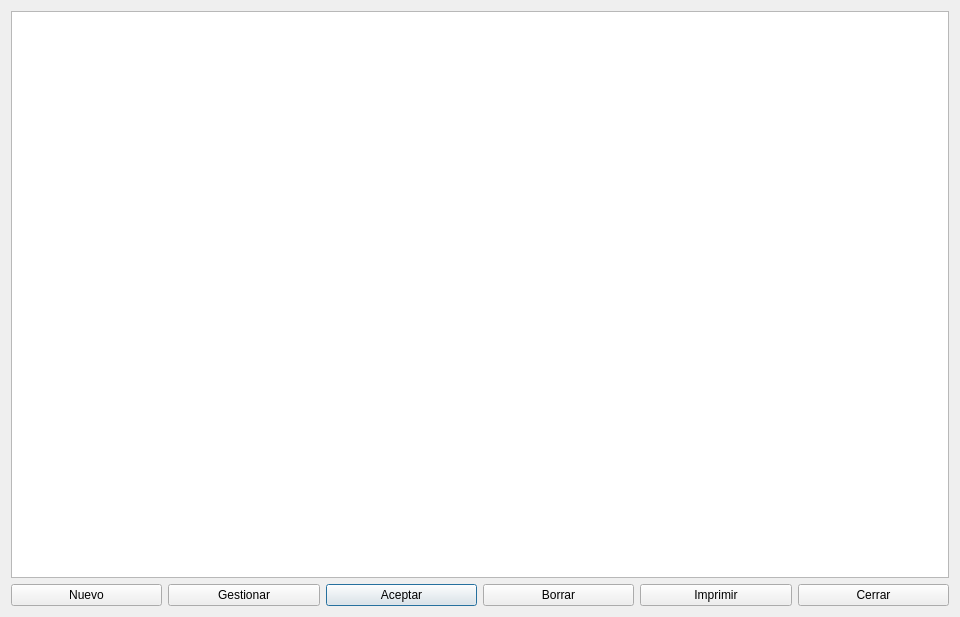
<?xml version="1.0" encoding="UTF-8"?>
<ui version="4.0">
 <class>GestionPedidos</class>
 <widget class="QDialog" name="GestionPedidos">
  <property name="geometry">
   <rect>
    <x>0</x>
    <y>0</y>
    <width>960</width>
    <height>617</height>
   </rect>
  </property>
  <property name="minimumSize">
   <size>
    <width>0</width>
    <height>0</height>
   </size>
  </property>
  <property name="windowTitle">
   <string>Gestión de pedidos</string>
  </property>
  <layout class="QGridLayout" name="gridLayout">
   <item row="0" column="0">
    <widget class="QTableView" name="tableView">
     <property name="editTriggers">
      <set>QAbstractItemView::EditTrigger::NoEditTriggers</set>
     </property>
     <property name="selectionMode">
      <enum>QAbstractItemView::SelectionMode::SingleSelection</enum>
     </property>
     <property name="selectionBehavior">
      <enum>QAbstractItemView::SelectionBehavior::SelectRows</enum>
     </property>
    </widget>
   </item>
   <item row="1" column="0">
    <layout class="QHBoxLayout" name="horizontalLayout">
     <item>
      <widget class="QPushButton" name="pushButtonNuevo">
       <property name="text">
        <string>Nuevo</string>
       </property>
       <property name="autoDefault">
        <bool>false</bool>
       </property>
      </widget>
     </item>
     <item>
      <widget class="QPushButton" name="pushButtonGestionar">
       <property name="text">
        <string>Gestionar</string>
       </property>
       <property name="autoDefault">
        <bool>false</bool>
       </property>
      </widget>
     </item>
     <item>
      <widget class="QPushButton" name="pushButtonAceptar">
       <property name="text">
        <string>Aceptar</string>
       </property>
      </widget>
     </item>
     <item>
      <widget class="QPushButton" name="pushButtonBorrar">
       <property name="text">
        <string>Borrar</string>
       </property>
       <property name="autoDefault">
        <bool>false</bool>
       </property>
      </widget>
     </item>
     <item>
      <widget class="QPushButton" name="pushButtonImprimir">
       <property name="text">
        <string>Imprimir</string>
       </property>
       <property name="autoDefault">
        <bool>false</bool>
       </property>
      </widget>
     </item>
     <item>
      <widget class="QPushButton" name="pushButton">
       <property name="text">
        <string>Cerrar</string>
       </property>
       <property name="autoDefault">
        <bool>false</bool>
       </property>
      </widget>
     </item>
    </layout>
   </item>
  </layout>
 </widget>
 <resources/>
 <connections>
  <connection>
   <sender>pushButton</sender>
   <signal>clicked()</signal>
   <receiver>GestionPedidos</receiver>
   <slot>close()</slot>
   <hints>
    <hint type="sourcelabel">
     <x>982</x>
     <y>538</y>
    </hint>
    <hint type="destinationlabel">
     <x>991</x>
     <y>552</y>
    </hint>
   </hints>
  </connection>
 </connections>
</ui>
